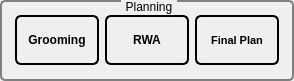
            <widget class="QGroupBox" name="groupBox">
             <property name="enabled">
              <bool>true</bool>
             </property>
             <property name="minimumSize">
              <size>
               <width>294</width>
               <height>81</height>
              </size>
             </property>
             <property name="maximumSize">
              <size>
               <width>294</width>
               <height>81</height>
              </size>
             </property>
             <property name="styleSheet">
              <string notr="true">QGroupBox {
    background-color: qlineargradient(x1: 0, y1: 0, x2: 0, y2: 1,
                                      stop: 0 #E0E0E0, stop: 1 #FFFFFF);
    border: 2px solid gray;
    border-radius: 5px;
    margin-top: 1ex; /* leave space at the top for the title */
}

QGroupBox::title {
    subcontrol-origin: margin;
    subcontrol-position: top center; /* position at the top center */
    padding: 0 3px;
    background-color: qlineargradient(x1: 0, y1: 0, x2: 0, y2: 1,
                                      stop: 0 #22A568, stop: 1 #FFFFFF);
}</string>
             </property>
             <property name="title">
              <string>Planning</string>
             </property>
             <layout class="QGridLayout" name="gridLayout_3">
              <item row="0" column="0">
               <layout class="QHBoxLayout" name="horizontalLayout_2">
                <item>
                 <widget class="QPushButton" name="Grooming_pushbutton">
                  <property name="minimumSize">
                   <size>
                    <width>84</width>
                    <height>0</height>
                   </size>
                  </property>
                  <property name="maximumSize">
                   <size>
                    <width>81</width>
                    <height>50</height>
                   </size>
                  </property>
                  <property name="font">
                   <font>
                    <weight>75</weight>
                    <italic>false</italic>
                    <bold>true</bold>
                   </font>
                  </property>
                  <property name="styleSheet">
                   <string notr="true">QPushButton {
    border: 2px solid #8f8f91;
    border-radius: 6px;
    background-color: qlineargradient(x1: 0, y1: 0, x2: 0, y2: 1,
                                      stop: 0 #f6f7fa, stop: 1 #dadbde);
    min-width: 80px;
	border-color: dark-orange;
}

QPushButton:pressed {
    background-color: qlineargradient(x1: 0, y1: 0, x2: 0, y2: 1,
                                      stop: 0 #dadbde, stop: 1 #f6f7fa);
}

QPushButton:flat {
    border: none; /* no border for a flat push button */
}

QPushButton:default {
    border-color: navy; /* make the default button prominent */
}</string>
                  </property>
                  <property name="text">
                   <string>Grooming</string>
                  </property>
                  <property name="checkable">
                   <bool>false</bool>
                  </property>
                 </widget>
                </item>
                <item>
                 <widget class="QPushButton" name="RWA_pushbutton">
                  <property name="minimumSize">
                   <size>
                    <width>84</width>
                    <height>0</height>
                   </size>
                  </property>
                  <property name="maximumSize">
                   <size>
                    <width>81</width>
                    <height>50</height>
                   </size>
                  </property>
                  <property name="font">
                   <font>
                    <weight>75</weight>
                    <italic>false</italic>
                    <bold>true</bold>
                   </font>
                  </property>
                  <property name="styleSheet">
                   <string notr="true">QPushButton {
    border: 2px solid #8f8f91;
    border-radius: 6px;
    background-color: qlineargradient(x1: 0, y1: 0, x2: 0, y2: 1,
                                      stop: 0 #f6f7fa, stop: 1 #dadbde);
    min-width: 80px;
	border-color: dark-orange;
}

QPushButton:pressed {
    background-color: qlineargradient(x1: 0, y1: 0, x2: 0, y2: 1,
                                      stop: 0 #dadbde, stop: 1 #f6f7fa);
}

QPushButton:flat {
    border: none; /* no border for a flat push button */
}

QPushButton:default {
    border-color: navy; /* make the default button prominent */
}</string>
                  </property>
                  <property name="text">
                   <string>RWA</string>
                  </property>
                 </widget>
                </item>
                <item>
                 <widget class="QPushButton" name="FinalPlan_pushbutton">
                  <property name="enabled">
                   <bool>true</bool>
                  </property>
                  <property name="maximumSize">
                   <size>
                    <width>81</width>
                    <height>50</height>
                   </size>
                  </property>
                  <property name="palette">
                   <palette>
                    <active>
                     <colorrole role="Button">
                      <brush brushstyle="LinearGradientPattern">
                       <gradient startx="0.000000000000000" starty="0.000000000000000" endx="0.000000000000000" endy="1.000000000000000" type="LinearGradient" spread="PadSpread" coordinatemode="ObjectBoundingMode">
                        <gradientstop position="0.000000000000000">
                         <color alpha="255">
                          <red>246</red>
                          <green>247</green>
                          <blue>250</blue>
                         </color>
                        </gradientstop>
                        <gradientstop position="1.000000000000000">
                         <color alpha="255">
                          <red>218</red>
                          <green>219</green>
                          <blue>222</blue>
                         </color>
                        </gradientstop>
                       </gradient>
                      </brush>
                     </colorrole>
                     <colorrole role="Base">
                      <brush brushstyle="LinearGradientPattern">
                       <gradient startx="0.000000000000000" starty="0.000000000000000" endx="0.000000000000000" endy="1.000000000000000" type="LinearGradient" spread="PadSpread" coordinatemode="ObjectBoundingMode">
                        <gradientstop position="0.000000000000000">
                         <color alpha="255">
                          <red>246</red>
                          <green>247</green>
                          <blue>250</blue>
                         </color>
                        </gradientstop>
                        <gradientstop position="1.000000000000000">
                         <color alpha="255">
                          <red>218</red>
                          <green>219</green>
                          <blue>222</blue>
                         </color>
                        </gradientstop>
                       </gradient>
                      </brush>
                     </colorrole>
                     <colorrole role="Window">
                      <brush brushstyle="LinearGradientPattern">
                       <gradient startx="0.000000000000000" starty="0.000000000000000" endx="0.000000000000000" endy="1.000000000000000" type="LinearGradient" spread="PadSpread" coordinatemode="ObjectBoundingMode">
                        <gradientstop position="0.000000000000000">
                         <color alpha="255">
                          <red>246</red>
                          <green>247</green>
                          <blue>250</blue>
                         </color>
                        </gradientstop>
                        <gradientstop position="1.000000000000000">
                         <color alpha="255">
                          <red>218</red>
                          <green>219</green>
                          <blue>222</blue>
                         </color>
                        </gradientstop>
                       </gradient>
                      </brush>
                     </colorrole>
                    </active>
                    <inactive>
                     <colorrole role="Button">
                      <brush brushstyle="LinearGradientPattern">
                       <gradient startx="0.000000000000000" starty="0.000000000000000" endx="0.000000000000000" endy="1.000000000000000" type="LinearGradient" spread="PadSpread" coordinatemode="ObjectBoundingMode">
                        <gradientstop position="0.000000000000000">
                         <color alpha="255">
                          <red>246</red>
                          <green>247</green>
                          <blue>250</blue>
                         </color>
                        </gradientstop>
                        <gradientstop position="1.000000000000000">
                         <color alpha="255">
                          <red>218</red>
                          <green>219</green>
                          <blue>222</blue>
                         </color>
                        </gradientstop>
                       </gradient>
                      </brush>
                     </colorrole>
                     <colorrole role="Base">
                      <brush brushstyle="LinearGradientPattern">
                       <gradient startx="0.000000000000000" starty="0.000000000000000" endx="0.000000000000000" endy="1.000000000000000" type="LinearGradient" spread="PadSpread" coordinatemode="ObjectBoundingMode">
                        <gradientstop position="0.000000000000000">
                         <color alpha="255">
                          <red>246</red>
                          <green>247</green>
                          <blue>250</blue>
                         </color>
                        </gradientstop>
                        <gradientstop position="1.000000000000000">
                         <color alpha="255">
                          <red>218</red>
                          <green>219</green>
                          <blue>222</blue>
                         </color>
                        </gradientstop>
                       </gradient>
                      </brush>
                     </colorrole>
                     <colorrole role="Window">
                      <brush brushstyle="LinearGradientPattern">
                       <gradient startx="0.000000000000000" starty="0.000000000000000" endx="0.000000000000000" endy="1.000000000000000" type="LinearGradient" spread="PadSpread" coordinatemode="ObjectBoundingMode">
                        <gradientstop position="0.000000000000000">
                         <color alpha="255">
                          <red>246</red>
                          <green>247</green>
                          <blue>250</blue>
                         </color>
                        </gradientstop>
                        <gradientstop position="1.000000000000000">
                         <color alpha="255">
                          <red>218</red>
                          <green>219</green>
                          <blue>222</blue>
                         </color>
                        </gradientstop>
                       </gradient>
                      </brush>
                     </colorrole>
                    </inactive>
                    <disabled>
                     <colorrole role="Button">
                      <brush brushstyle="LinearGradientPattern">
                       <gradient startx="0.000000000000000" starty="0.000000000000000" endx="0.000000000000000" endy="1.000000000000000" type="LinearGradient" spread="PadSpread" coordinatemode="ObjectBoundingMode">
                        <gradientstop position="0.000000000000000">
                         <color alpha="255">
                          <red>246</red>
                          <green>247</green>
                          <blue>250</blue>
                         </color>
                        </gradientstop>
                        <gradientstop position="1.000000000000000">
                         <color alpha="255">
                          <red>218</red>
                          <green>219</green>
                          <blue>222</blue>
                         </color>
                        </gradientstop>
                       </gradient>
                      </brush>
                     </colorrole>
                     <colorrole role="Base">
                      <brush brushstyle="LinearGradientPattern">
                       <gradient startx="0.000000000000000" starty="0.000000000000000" endx="0.000000000000000" endy="1.000000000000000" type="LinearGradient" spread="PadSpread" coordinatemode="ObjectBoundingMode">
                        <gradientstop position="0.000000000000000">
                         <color alpha="255">
                          <red>246</red>
                          <green>247</green>
                          <blue>250</blue>
                         </color>
                        </gradientstop>
                        <gradientstop position="1.000000000000000">
                         <color alpha="255">
                          <red>218</red>
                          <green>219</green>
                          <blue>222</blue>
                         </color>
                        </gradientstop>
                       </gradient>
                      </brush>
                     </colorrole>
                     <colorrole role="Window">
                      <brush brushstyle="LinearGradientPattern">
                       <gradient startx="0.000000000000000" starty="0.000000000000000" endx="0.000000000000000" endy="1.000000000000000" type="LinearGradient" spread="PadSpread" coordinatemode="ObjectBoundingMode">
                        <gradientstop position="0.000000000000000">
                         <color alpha="255">
                          <red>246</red>
                          <green>247</green>
                          <blue>250</blue>
                         </color>
                        </gradientstop>
                        <gradientstop position="1.000000000000000">
                         <color alpha="255">
                          <red>218</red>
                          <green>219</green>
                          <blue>222</blue>
                         </color>
                        </gradientstop>
                       </gradient>
                      </brush>
                     </colorrole>
                    </disabled>
                   </palette>
                  </property>
                  <property name="font">
                   <font>
                    <family>MS Shell Dlg 2</family>
                    <pointsize>8</pointsize>
                    <weight>75</weight>
                    <italic>false</italic>
                    <bold>true</bold>
                    <stylestrategy>PreferDefault</stylestrategy>
                    <kerning>true</kerning>
                   </font>
                  </property>
                  <property name="cursor">
                   <cursorShape>ArrowCursor</cursorShape>
                  </property>
                  <property name="mouseTracking">
                   <bool>false</bool>
                  </property>
                  <property name="tabletTracking">
                   <bool>false</bool>
                  </property>
                  <property name="contextMenuPolicy">
                   <enum>Qt::PreventContextMenu</enum>
                  </property>
                  <property name="layoutDirection">
                   <enum>Qt::LeftToRight</enum>
                  </property>
                  <property name="autoFillBackground">
                   <bool>false</bool>
                  </property>
                  <property name="styleSheet">
                   <string notr="true">QPushButton {
    border: 2px solid #8f8f91;
    border-radius: 6px;
    background-color: qlineargradient(x1: 0, y1: 0, x2: 0, y2: 1,
                                      stop: 0 #f6f7fa, stop: 1 #dadbde);
    min-width: 80px;
	border-color: dark-orange;
}

QPushButton:pressed {
    background-color: qlineargradient(x1: 0, y1: 0, x2: 0, y2: 1,
                                      stop: 0 #dadbde, stop: 1 #f6f7fa);
}

QPushButton:flat {
    border: none; /* no border for a flat push button */
}

QPushButton:default {
    border-color: navy; /* make the default button prominent */
}</string>
                  </property>
                  <property name="text">
                   <string>Final Plan</string>
                  </property>
                  <property name="iconSize">
                   <size>
                    <width>20</width>
                    <height>20</height>
                   </size>
                  </property>
                  <property name="autoRepeatDelay">
                   <number>295</number>
                  </property>
                 </widget>
                </item>
               </layout>
              </item>
             </layout>
            </widget>
